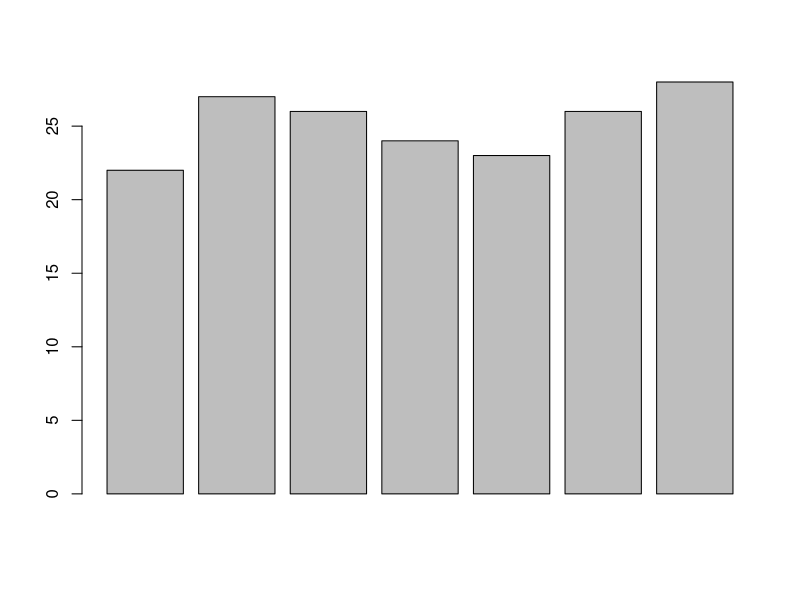
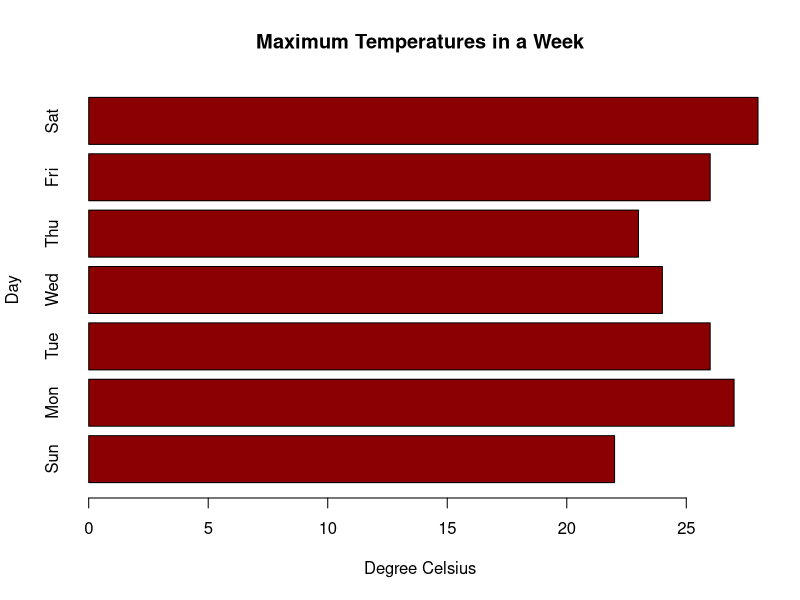
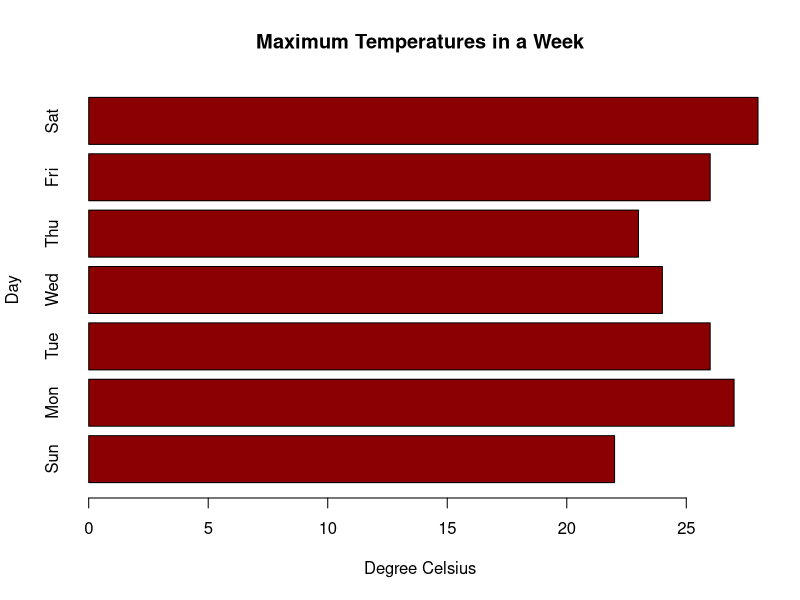
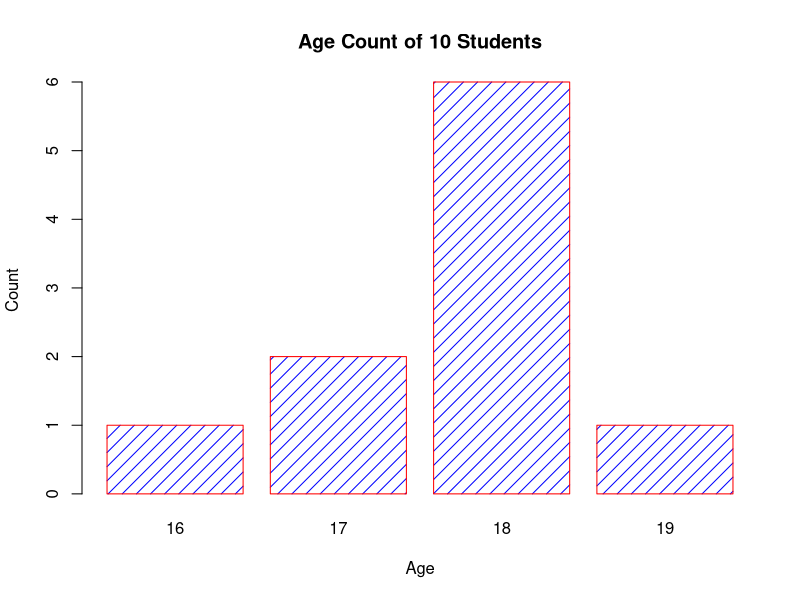

These figures' R source, in order: (Note: this script raises an error after producing the figures.)
# WEEK 5

######## BAR PLOTS

# Bar plots can be created in R using the barplot() funcion, supply a vector or matrix to this function.
max.temp <- c(22, 27, 26, 24, 23, 26, 28)
max.temp
barplot(max.temp)

barplot(max.temp,
        main = "Maximum Temperatures in a Week",
        xlab = "Degree Celsius",
        ylab = "Day",
        names.arg = c("Sun", "Mon", "Tue", "Wed", "Thu", "Fri", "Sat"),
        col = "darkred",
        horiz = TRUE)
# Bar Plot with Additional Arguments
barplot(max.temp,
        main = "Maximum Temperatures in a Week",
        xlab = "Degree Celsius",
        ylab = "Day",
        names.arg = c("Sun", "Mon", "Tue", "Wed", "Thu", "Fri", "Sat"),
        col = "darkred",
        horiz = TRUE)

# Plotting Categorical Data
 
age <- c(17,18,18,17,18,19,18,16,18,18)
 
table(age)

barplot(table(age),
        main="Age Count of 10 Students",
        xlab="Age",
        ylab="Count",
        border="red",
        col="blue",
        density=10
)

# Multi Dimensional Tables
# Titanic is built in 4 dimentional table
# Dimentions: 4 dimensions, class, sex, age and survival

Titanic

# margin_table() will bring down number of dimentions by summing up data

margin.table(Titanic,1)  # count according to class
 
margin.table(Titanic,4)  # count according to survival
 
margin.table(Titanic)  # gives total count if index is not provided

# Plot with a matrix

#margin.table(Titanic,2)

t.data <- margin.table(Titanic,3:4)
t.data

barplot(titanic.data,
        main = "Survival of Each Class",
        xlab = "Class",
        col = c("red","green")
)
legend("topleft",
       c("Not survived","Survived"),
       fill = c("red","green")
)



############# HISTOGRAM

# hist() function takes in a vector of values for which the histogram is plotted.

# simple histogram
str(airquality)

Temperature <- airquality$Temp
hist(Temperature)

# histogram with added parameters
hist(Temperature,
     main="Maximum daily temperature at La Guardia Airport",
     xlab="Temperature in degrees Fahrenheit",
     xlim=c(50,100),
     col="darkmagenta",
     freq=FALSE
)

# Use Histogram return values for labels using text()
 
h <- hist(Temperature,ylim=c(0,40))
text(h$mids,h$counts,labels=h$counts, adj=c(0.5, -0.5))

# Changing Number of Brakes

hist(Temperature, breaks=4, main="With breaks=4")
hist(Temperature, breaks=20, main="With breaks=20")

# Histogram with non uniformed width

hist(Temperature,
     main="Maximum daily temperature at La Guardia Airport",
     xlab="Temperature in degrees Fahrenheit",
     xlim=c(50,100),
     col="chocolate",
     border="brown",
     breaks=c(55,60,70,75,80,100)
)

###### PIE CHARTS
#prepare the vector
expenditure <- c(600,       300,       150,          100,      200)

names (expenditure) <- c("Housing",      "Food",     "Cloths",   "Entertainment",    "Other") 

expenditure

#simple pie
pie(expenditure)

#additional parameters

pie(expenditure,
    labels=as.character(expenditure),
    main="Monthly Expenditure Breakdown",
    col=c("red","orange","yellow","blue","green"),
    border="brown",
    clockwise=TRUE
)


###### BLOCKS BOX

str(airquality)

#plain
boxplot(airquality$Ozone)

#with attitional parameters)
boxplot(airquality$Ozone,
        main = "Mean ozone in parts per billion at Roosevelt Island",
        xlab = "Parts Per Billion",
        ylab = "Ozone",
        col = "orange",
        border = "brown",
        horizontal = TRUE,
        notch = TRUE
)

#Multiple block boxes

# prepare the data
ozone <- airquality$Ozone
temp <- airquality$Temp
# gererate normal distribution with same mean and sd
ozone_norm <- rnorm(200,mean=mean(ozone, na.rm=TRUE), sd=sd(ozone, na.rm=TRUE))
temp_norm <- rnorm(200,mean=mean(temp, na.rm=TRUE), sd=sd(temp, na.rm=TRUE))
 
boxplot(ozone, ozone_norm, temp, temp_norm,
        main = "Multiple boxplots for comparision",
        at = c(1,2,4,5),
        names = c("ozone", "normal", "temp", "normal"),
        las = 2,
        col = c("orange","red"),
        border = "brown",
        horizontal = TRUE,
        notch = TRUE
)

# Boxplot form Formula

boxplot(Temp~Month,
        data=airquality,
        main="Different boxplots for each month",
        xlab="Month Number",
        ylab="Degree Fahrenheit",
        col="orange",
        border="brown"
)



############ STRIP CHARTS


str(airquality)
stripchart(airquality$Ozone)


stripchart(airquality$Ozone,
           main="Mean ozone in parts per billion at Roosevelt Island",
           xlab="Parts Per Billion",
           ylab="Ozone",
           method="jitter",
           col="orange",
           pch=1
)


#Multiple strip charts

# prepare the data
temp <- airquality$Temp
# gererate normal distribution with same mean and sd
tempNorm <- rnorm(200,mean=mean(temp, na.rm=TRUE), sd = sd(temp, na.rm=TRUE))
# make a list
x <- list("temp"=temp, "norm"=tempNorm)
x

# main - the title, xlab and ylab- labels for the axes, col-to define colo , method

stripchart(x,
           main="Multiple stripchart for comparision",
           xlab="Degree Fahrenheit",
           ylab="Temperature",
           method="jitter",
           col=c("orange","red"),
           pch=16
)


# Strip Chart from Formula

stripchart(Temp~Month,
           data=airquality,
           main="Different strip chart for each month",
           xlab="Months",
           ylab="Temperature",
           col="brown3",
           group.names=c("May","June","July","August","September"),
           vertical=TRUE,
           pch=16
)




####### PLOT() 

# plot()

# simple plot

x <- seq(-pi,pi,0.1)
plot(x, sin(x))

# adding labels with parameter main

plot(x, sin(x),
     main="The Sine Function",
     ylab="sin(x)")

#Changing color and plot type

plot(x, sin(x),
     main="The Sine Function",
     ylab="sin(x)",
     type="l",
     col="blue")

#Overlying plots

plot(x, sin(x),
     main="Overlaying Graphs",
     ylab="",
     type="l",
     col="blue")
lines(x,cos(x), col="red")
legend("topleft",
       c("sin(x)","cos(x)"),
       fill=c("blue","red")
)

# par() inquire and set parameters

par()

#multiple graphs
#vector of form c(m, n)  divides the given plot into m*n array of subplots. 
# For example, if we need to plot two graphs side by side, we would have m=1 and n=2. 

max.temp

par(mfrow=c(1,2))    # set the plotting area into a 1*2 array
barplot(max.temp, main="Barplot")
pie(max.temp, main="Piechart", radius=1)

## To plot two graphs side by side, we would have m=1 and n=2. 

Temperature <- airquality$Temp
Ozone <- airquality$Ozone
par(mfrow=c(2,2))
hist(Temperature)
boxplot(Temperature, horizontal=TRUE)
hist(Ozone)
boxplot(Ozone, horizontal=TRUE)

#More precise graphs

# make labels and margins smaller
par(cex=0.7, mai=c(0.1,0.1,0.2,0.1))
Temperature <- airquality$Temp
# define area for the histogram
par(fig=c(0.1,0.7,0.3,0.9))
hist(Temperature)
# define area for the boxplot
par(fig=c(0.8,1,0,1), new=TRUE)
boxplot(Temperature)
# define area for the stripchart
par(fig=c(0.1,0.67,0.1,0.25), new=TRUE)
stripchart(Temperature, method="jitter")

# Saving plots  

Temperature <- airquality$Temp
Temperature

# to show on a screen
hist(Temperature, col="darkgreen")

#to save as a jpeg 
jpeg(file="saving_plot1.jpeg")
hist(Temperature, col="darkgreen")
dev.off()

# saving as a png
png(file="saving_plot2.png",
    width=600, height=350)
hist(Temperature, col="gold")
dev.off()


# saving as a bmp

bmp(file="saving_plot3.bmp",
    width=6, height=4, units="in", res=100)
hist(Temperature, col="steelblue")
dev.off()

# saving as a pdf
pdf(file="saving_plot4.pdf")
hist(Temperature, col="violet")
dev.off()

## CHANGE COLOR

# R Plot Color

temp <- c(5,7,6,4,8)
barplot(temp, main="By default")
barplot(temp, col="coral", main="With coloring")

# color names
colours()

# hex values for colors

barplot(temp, col="#c00000", main="#c00000")
barplot(temp, col="#AA4371", main="#AA4371")

# 3D Plot

cone <- function(x, y){
    sqrt(x^2+y^2)
}
x <- y <- seq(-1, 1, length= 20)
z <- outer(x, y, cone)
persp(x, y, z)


########################end##############


